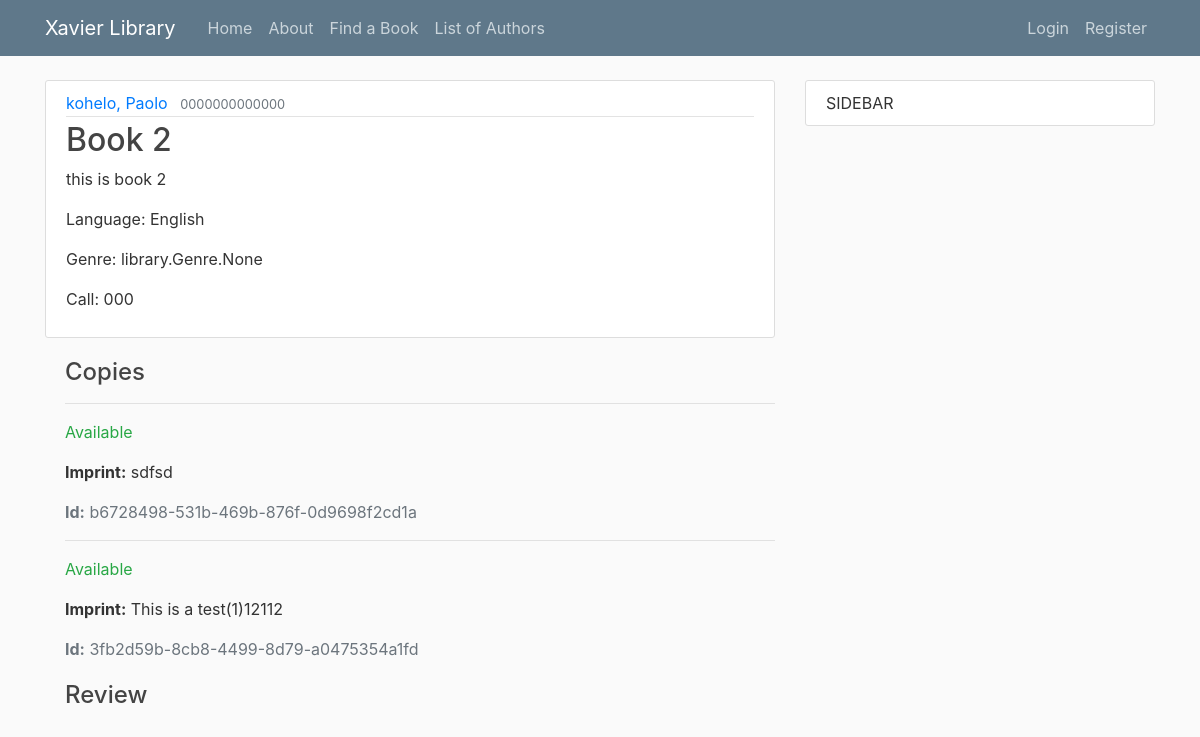
/book/2/, run on an earlier commit of the app's database.
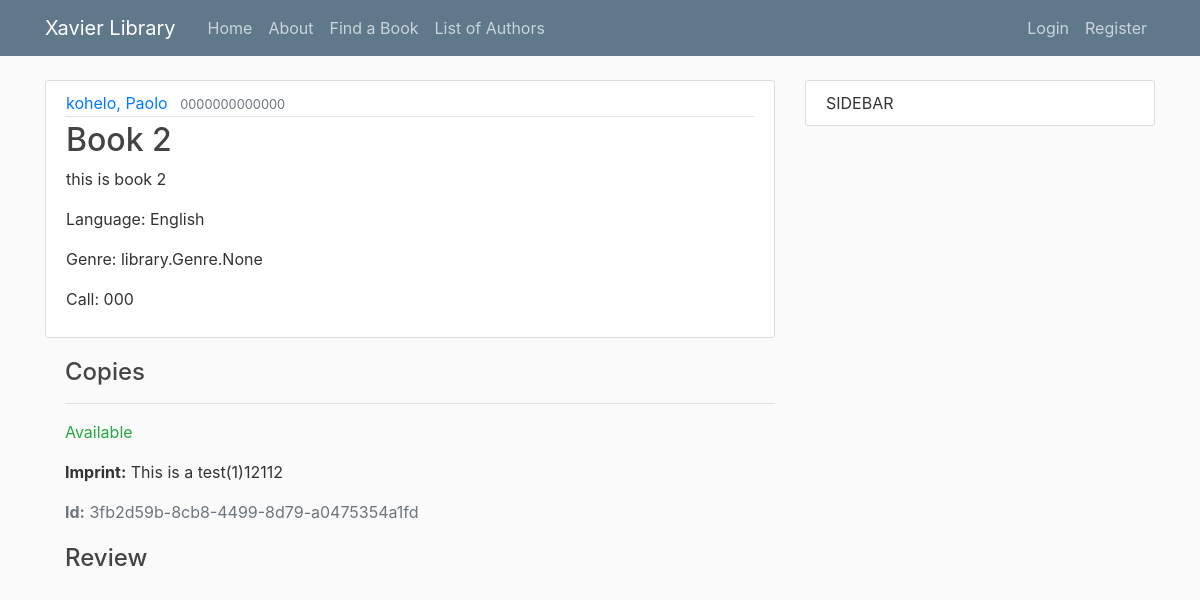
And on a later commit of the database.
### library/models.py (models this page shows, shortened)
class BookInstance(models.Model):
    id = models.UUIDField(primary_key=True, default=uuid.uuid4,
                          help_text="Unique ID for this particular book across whole library")
    book = models.ForeignKey('Book', on_delete=models.SET_NULL, null=True)
    imprint = models.CharField(max_length=200)
    due_back = models.DateField(null=True, blank=True, help_text="YYYY-MM-DD")
    borrower = models.ForeignKey(User, on_delete=models.SET_NULL, null=True, blank=True)
    LOAN_STATUS = (
        ('a', 'Available'),
        ('r', 'Reserved'),
    )
    """('d', 'Maintenance'),"""
    """('o', 'On loan'),"""
    status = models.CharField(
        max_length=1,
        choices=LOAN_STATUS,
        blank=True,
        default='a',
        help_text='Book availability')
    class Meta:
        ordering = ['due_back']
        permissions = (("can_mark_returned", "Set book as returned"),)

### library/views.py (the view)
# urls.py: path('book/<int:pk>/',BookDetailView.as_view(), name='book-detail'),#path('book/<book>',views.book, name='library-book'),
class BookDetailView(DetailView):
	model = Book

### library/models.py (called while the page is built)
    def __str__(self):
        return self.name

    def __str__(self):
        return '{0}, {1}'.format(self.last_name, self.first_name)

### library/templates/library/book_detail.html (shortened to what this page needs)
{% extends "library/base.html" %}
{% block content%}
			<article class="media content-section">
			  <div class="media-body">
			    <div class="article-metadata">
			      <a class="mr-2" href="#">{{ object.author }}</a>
			      <small class="text-muted">{{ object.isbn }}</small>
			    </div>
			    <h2 class="article-title">{{ object.title }}</h2>
			    <p class="article-content">{{ object.summary }}</p>
			    <p class="article-content">Language: {{ object.language }}</p>
			    <p class="article-content">Genre: {{ object.genre }}</p>
			    <p class="article-content">Call: {{ object.call }}</p>
			  </div>
			 </article>
			  <div style="margin-left:20px;margin-top:20px">
			    <h4>Copies</h4>
			    {% for copy in object.bookinstance_set.all %}
			      <hr>
			      <p class="{% if copy.status == 'a' %}text-success{% elif copy.status == 'm' %}text-danger{% else %}text-warning{% endif %}">
			        {{ copy.get_status_display }}
			      </p>
			      <p><strong>Imprint:</strong> {{ copy.imprint }}</p>
			      <p class="text-muted"><strong>Id:</strong> {{ copy.id }}</p>
			    {% endfor %}
			  </div>
			<div style="margin-left:20px;margin-top:20px">
			    <h4>Review</h4>
			  </div>
{% endblock content %}

What changed in the data, as far as the page shows it:
removed BookInstance: status "Available", imprint "sdfsd", id "b6728498-531b-469b-876f-0d9698f2cd1a"
